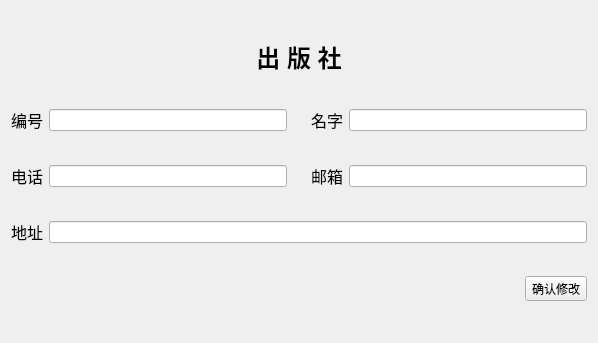
<?xml version="1.0" encoding="UTF-8"?>
<ui version="4.0">
 <class>DPublisherInfo</class>
 <widget class="QWidget" name="DPublisherInfo">
  <property name="geometry">
   <rect>
    <x>0</x>
    <y>0</y>
    <width>598</width>
    <height>343</height>
   </rect>
  </property>
  <property name="windowTitle">
   <string>出版社详情</string>
  </property>
  <layout class="QVBoxLayout" name="verticalLayout">
   <item>
    <widget class="QLabel" name="label_title">
     <property name="maximumSize">
      <size>
       <width>16777215</width>
       <height>39</height>
      </size>
     </property>
     <property name="text">
      <string>&lt;html&gt;&lt;head/&gt;&lt;body&gt;&lt;p align=&quot;center&quot;&gt;&lt;span style=&quot; font-size:18pt; font-weight:600;&quot;&gt;出 版 社&lt;/span&gt;&lt;/p&gt;&lt;/body&gt;&lt;/html&gt;</string>
     </property>
    </widget>
   </item>
   <item>
    <layout class="QHBoxLayout" name="horizontalLayout_8" stretch="15,1,15">
     <item>
      <layout class="QHBoxLayout" name="horizontalLayout">
       <item>
        <widget class="QLabel" name="label_id">
         <property name="text">
          <string>&lt;html&gt;&lt;head/&gt;&lt;body&gt;&lt;p&gt;&lt;span style=&quot; font-size:12pt;&quot;&gt;编号&lt;/span&gt;&lt;/p&gt;&lt;/body&gt;&lt;/html&gt;</string>
         </property>
         <property name="textFormat">
          <enum>Qt::RichText</enum>
         </property>
        </widget>
       </item>
       <item>
        <widget class="QLineEdit" name="line_id"/>
       </item>
      </layout>
     </item>
     <item>
      <spacer name="horizontalSpacer_2">
       <property name="orientation">
        <enum>Qt::Horizontal</enum>
       </property>
       <property name="sizeHint" stdset="0">
        <size>
         <width>40</width>
         <height>20</height>
        </size>
       </property>
      </spacer>
     </item>
     <item>
      <layout class="QHBoxLayout" name="horizontalLayout_4">
       <item>
        <widget class="QLabel" name="label_name">
         <property name="text">
          <string>&lt;html&gt;&lt;head/&gt;&lt;body&gt;&lt;p&gt;&lt;span style=&quot; font-size:12pt;&quot;&gt;名字&lt;/span&gt;&lt;/p&gt;&lt;/body&gt;&lt;/html&gt;</string>
         </property>
         <property name="textFormat">
          <enum>Qt::RichText</enum>
         </property>
        </widget>
       </item>
       <item>
        <widget class="QLineEdit" name="line_name"/>
       </item>
      </layout>
     </item>
    </layout>
   </item>
   <item>
    <layout class="QHBoxLayout" name="horizontalLayout_9" stretch="15,1,15">
     <item>
      <layout class="QHBoxLayout" name="horizontalLayout_2">
       <item>
        <widget class="QLabel" name="label_phone">
         <property name="text">
          <string>&lt;html&gt;&lt;head/&gt;&lt;body&gt;&lt;p&gt;&lt;span style=&quot; font-size:12pt;&quot;&gt;电话&lt;/span&gt;&lt;/p&gt;&lt;/body&gt;&lt;/html&gt;</string>
         </property>
         <property name="textFormat">
          <enum>Qt::RichText</enum>
         </property>
        </widget>
       </item>
       <item>
        <widget class="QLineEdit" name="line_phone"/>
       </item>
      </layout>
     </item>
     <item>
      <spacer name="horizontalSpacer_3">
       <property name="orientation">
        <enum>Qt::Horizontal</enum>
       </property>
       <property name="sizeHint" stdset="0">
        <size>
         <width>40</width>
         <height>20</height>
        </size>
       </property>
      </spacer>
     </item>
     <item>
      <layout class="QHBoxLayout" name="horizontalLayout_5">
       <item>
        <widget class="QLabel" name="label_email">
         <property name="text">
          <string>&lt;html&gt;&lt;head/&gt;&lt;body&gt;&lt;p&gt;&lt;span style=&quot; font-size:12pt;&quot;&gt;邮箱&lt;/span&gt;&lt;/p&gt;&lt;/body&gt;&lt;/html&gt;</string>
         </property>
         <property name="textFormat">
          <enum>Qt::RichText</enum>
         </property>
        </widget>
       </item>
       <item>
        <widget class="QLineEdit" name="line_email"/>
       </item>
      </layout>
     </item>
    </layout>
   </item>
   <item>
    <layout class="QHBoxLayout" name="horizontalLayout_3">
     <item>
      <widget class="QLabel" name="label_address">
       <property name="text">
        <string>&lt;html&gt;&lt;head/&gt;&lt;body&gt;&lt;p&gt;&lt;span style=&quot; font-size:12pt;&quot;&gt;地址&lt;/span&gt;&lt;/p&gt;&lt;/body&gt;&lt;/html&gt;</string>
       </property>
       <property name="textFormat">
        <enum>Qt::RichText</enum>
       </property>
      </widget>
     </item>
     <item>
      <widget class="QLineEdit" name="line_address"/>
     </item>
    </layout>
   </item>
   <item>
    <layout class="QHBoxLayout" name="horizontalLayout_6">
     <item>
      <spacer name="horizontalSpacer">
       <property name="orientation">
        <enum>Qt::Horizontal</enum>
       </property>
       <property name="sizeHint" stdset="0">
        <size>
         <width>218</width>
         <height>20</height>
        </size>
       </property>
      </spacer>
     </item>
     <item>
      <widget class="QToolButton" name="btn_confirm">
       <property name="text">
        <string>确认修改</string>
       </property>
       <property name="icon">
        <iconset resource="MainWin.qrc">
         <normaloff>:/Icon/Resources/图标/accept_approve_comfirm_ok_tick_yes.png</normaloff>:/Icon/Resources/图标/accept_approve_comfirm_ok_tick_yes.png</iconset>
       </property>
       <property name="toolButtonStyle">
        <enum>Qt::ToolButtonTextBesideIcon</enum>
       </property>
      </widget>
     </item>
    </layout>
   </item>
  </layout>
 </widget>
 <layoutdefault spacing="6" margin="11"/>
 <resources>
  <include location="MainWin.qrc"/>
 </resources>
 <connections/>
</ui>
